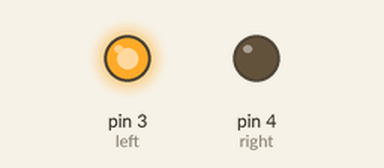
The sketch below on a simulated Arduino Uno, built with avr-gcc and run on an emulated ATmega328P. On the bench: output pins drawn as LEDs (lit = HIGH).

Above: at 0.5 s.
At 2.5 s:
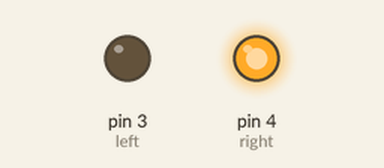
At 3.5 s:
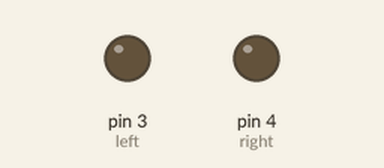
Timing chart, 0 to 5.2 s (numbered marks = the images above):
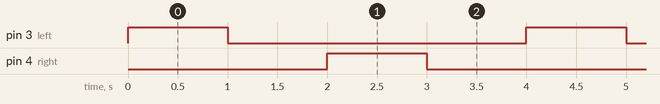

Measured:
- by itself, pin 3 (left), pin 4 (right): alternates HIGH for 1.0 s and LOW for 3.0 s
- by itself, everything shown: repeats every 4.0 s, in 4 steps

The sketch:

standardHit.ino
```cpp
const int left = 3;
const int right = 4;
boolean direction = false;
void setup() {
  pinMode(left, OUTPUT);
  pinMode(right, OUTPUT);
}

void loop() {
  if (direction == false) {
    digitalWrite(left, HIGH);
    delay(1000);
    digitalWrite(left, LOW);
    delay(1000);
    direction = true;
  } else {
    digitalWrite(right, HIGH);
    delay(1000);
    digitalWrite(right, LOW);
    delay(1000);
    direction = false;
  }

}
```
